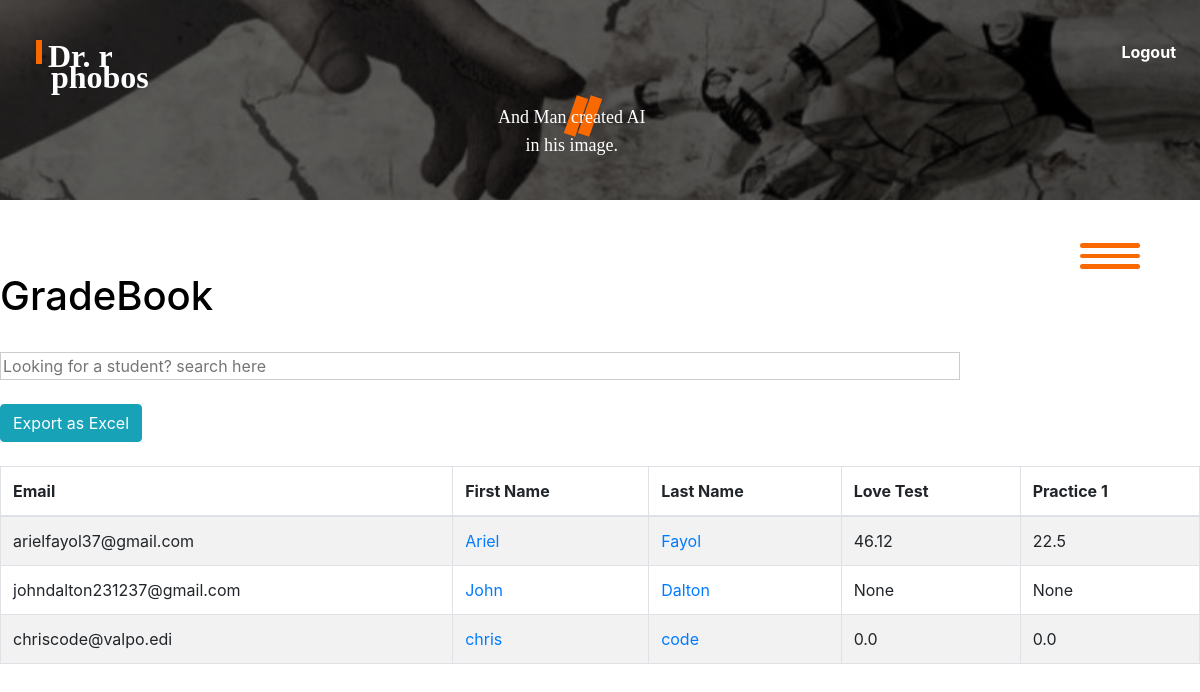
/phobos/courses/14/gradebook (signed in), run on the app's committed database.
### phobos/models.py (models this page shows, shortened)
class Assignment(models.Model):
    name = models.CharField(max_length=30)
    course = models.ForeignKey(Course, on_delete=models.CASCADE, related_name="assignments")
    timestamp = models.DateTimeField(auto_now_add=True)
    due_date = models.DateTimeField(blank=True, null=True)
    assigned_date = models.DateTimeField(blank=True, null=True)
    difficulty_level = models.CharField(
        max_length=10,
        choices=DifficultyChoices.choices,
        default=DifficultyChoices.MEDIUM,
    )
    category = models.CharField(max_length=25, choices=AssignmentChoices.choices,
                                 default = AssignmentChoices.HOMEWORK)

### deimos/models.py (models this page shows)
class Student(User):
    courses = models.ManyToManyField(Course, through='Enrollment')
    assignments = models.ManyToManyField(Assignment, through='AssignmentStudent')
    questions = models.ManyToManyField(Question, through='QuestionStudent')

class AssignmentStudent(models.Model):
    student = models.ForeignKey(Student, on_delete=models.CASCADE, related_name='assignments_intermediate')
    assignment = models.ForeignKey(Assignment, on_delete=models.CASCADE)
    grade = models.FloatField(validators=[MaxValueValidator(100)], default=0, null=True)
    def get_grade(self):
        num_points = 0
        total = 0
        for question in self.assignment.questions.all():
            total += question.num_points
            try:
                question_student = QuestionStudent.objects.get(\
                    question=question, student=self.student)
                num_points += question_student.get_num_points()
            except QuestionStudent.DoesNotExist:
                num_points += 0
        if total != 0:
            self.grade = round((num_points/total) * 100, 2)
        else:
            self.grade = 0
        return self.grade

### phobos/views.py (the view)
# urls.py: path('courses/<int:course_id>/gradebook', views.gradebook, name='gradebook'),
@login_required(login_url='astros:login')
def gradebook(request, course_id):
    course = Course.objects.get(pk = course_id)
    enrolled_students = Student.objects.filter(enrollments__course=course)
    assignments= Assignment.objects.filter(course = course)
    student_grades = []
    for student in enrolled_students:
        grades = []
        for assignment in assignments:
            try:
                grade = AssignmentStudent.objects.get(student=student, assignment=assignment).get_grade()
            except AssignmentStudent.DoesNotExist:
                grade = 'None'
            grades.append(grade)
        student_grades.append(grades)
    return render(request,'phobos/gradebook.html',\
                {'students_grades': zip(enrolled_students,student_grades),\
                'assignments':assignments, 'course':course})

### deimos/models.py (called while the page is built)
    def get_num_points(self):
        total = 0
        for attempt in self.attempts.all():
            total += attempt.num_points
        self.num_points = total
        return total

### phobos/templates/phobos/gradebook.html (shortened to what this page needs)
{% extends 'phobos/layout.html' %}
{% load static %}
{% block style %} <link rel="stylesheet" href="{% static 'phobos/css/gradebook.css' %}"/> {% endblock %}
    {% block body %}
    <h1> GradeBook</h1>
    <br/>
    <div id= "search-bar">
                <form action="{% url 'phobos:student_search' course_id=course.id %}" method="get">
                    <input id="search" type="text" name="q" placeholder="Looking for a student? search here">
                </form>
    </div>
    <br/>
    <button id="export-button" class="btn btn-info">Export as Excel</button>
    <br/>
    <br/>
    <table class="table table-striped table-bordered table-hover">
        <thead>
            <tr>
                <td><b>Email</b></td>
                <td><b>First Name</b></td>
                <td><b>Last Name</b></td>
                {% for assignment in assignments %}
                <td> <b>{{assignment.name}}</b> </td>
                {% endfor %}
            </tr>
        </thead>
        <tbody>
            {% for student, grade_list in students_grades %}
            <tr>
                <td>{{ student.email }}</td>
                <td><a href="{% url 'phobos:student_profile' course_id=course.id  student_id=student.id %} ">{{ student.first_name}} </a></td>
                <td><a href="{% url 'phobos:student_profile' course_id=course.id  student_id=student.id %} ">{{ student.last_name}} </a></td>
                {% for grade in grade_list %}
                    <td> {{grade}} </td>
                {% endfor %}
            </tr>
            {% endfor %}
        </tbody>
    </table>
    {% endblock %}

### phobos/static/phobos/css/gradebook.css (style rules this page uses)
#search-bar { display: flex; flex-direction: row; justify-content: center; align-items:center; width: 100vw; position: relative; }
#search { position: relative; width:80%; transition: border-color 0.3s ease-in-out; border: 1px solid #ccc; }

### phobos/static/phobos/css/style.css (style rules this page uses)
body.body { background-color: white !important; color:black; padding:0%; }
form { width: 100%; }

### data on the page
Assignment: name "Love Test"
Assignment: name "Practice 1"
Student: email "arielfayol37@gmail.com", first_name "Ariel", last_name "Fayol"
AssignmentStudent: grade_list "46.12"
AssignmentStudent: grade_list "22.5"
Student: email "johndalton231237@gmail.com", first_name "John", last_name "Dalton", grade_list "None" "None"
Student: email "chriscode@valpo.edi", first_name "chris", last_name "code"
AssignmentStudent: grade_list "0.0"
AssignmentStudent: grade_list "0.0"
